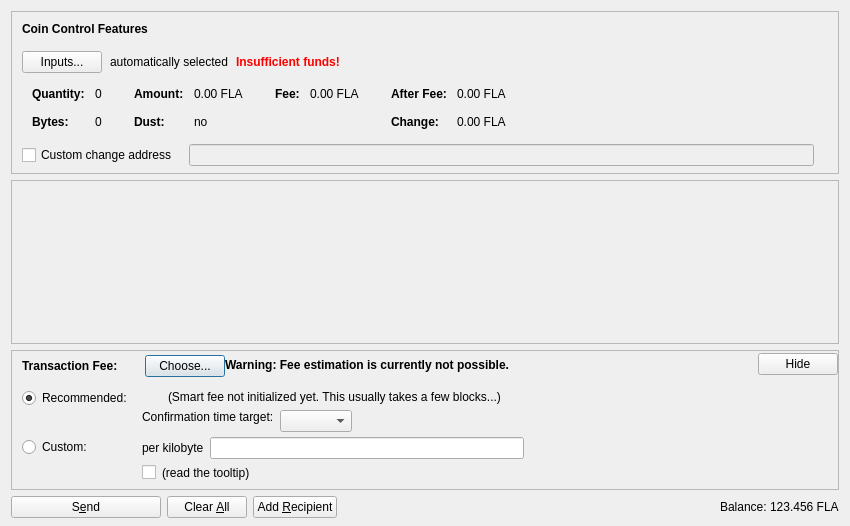
<?xml version="1.0" encoding="UTF-8"?>
<ui version="4.0">
 <class>SendCoinsDialog</class>
 <widget class="QDialog" name="SendCoinsDialog">
  <property name="geometry">
   <rect>
    <x>0</x>
    <y>0</y>
    <width>850</width>
    <height>526</height>
   </rect>
  </property>
  <property name="windowTitle">
   <string>Send Coins</string>
  </property>
  <layout class="QVBoxLayout" name="verticalLayout" stretch="0,1,0,0">
   <property name="bottomMargin">
    <number>8</number>
   </property>
   <item>
    <widget class="QFrame" name="frameCoinControl">
     <property name="sizePolicy">
      <sizepolicy hsizetype="Expanding" vsizetype="Expanding">
       <horstretch>0</horstretch>
       <verstretch>0</verstretch>
      </sizepolicy>
     </property>
     <property name="maximumSize">
      <size>
       <width>16777215</width>
       <height>16777215</height>
      </size>
     </property>
     <property name="frameShape">
      <enum>QFrame::StyledPanel</enum>
     </property>
     <property name="frameShadow">
      <enum>QFrame::Sunken</enum>
     </property>
     <layout class="QVBoxLayout" name="verticalLayoutCoinControl2">
      <property name="spacing">
       <number>0</number>
      </property>
      <property name="leftMargin">
       <number>0</number>
      </property>
      <property name="topMargin">
       <number>0</number>
      </property>
      <property name="rightMargin">
       <number>0</number>
      </property>
      <property name="bottomMargin">
       <number>6</number>
      </property>
      <item>
       <layout class="QVBoxLayout" name="verticalLayoutCoinControl" stretch="0,0,0,0,1">
        <property name="spacing">
         <number>0</number>
        </property>
        <property name="leftMargin">
         <number>10</number>
        </property>
        <property name="topMargin">
         <number>10</number>
        </property>
        <item>
         <layout class="QHBoxLayout" name="horizontalLayoutCoinControl1">
          <property name="bottomMargin">
           <number>15</number>
          </property>
          <item>
           <widget class="QLabel" name="labelCoinControlFeatures">
            <property name="sizePolicy">
             <sizepolicy hsizetype="Preferred" vsizetype="Maximum">
              <horstretch>0</horstretch>
              <verstretch>0</verstretch>
             </sizepolicy>
            </property>
            <property name="font">
             <font>
              <weight>75</weight>
              <bold>true</bold>
             </font>
            </property>
            <property name="styleSheet">
             <string notr="true">font-weight:bold;</string>
            </property>
            <property name="text">
             <string>Coin Control Features</string>
            </property>
           </widget>
          </item>
         </layout>
        </item>
        <item>
         <layout class="QHBoxLayout" name="horizontalLayoutCoinControl2" stretch="0,0,0,0">
          <property name="spacing">
           <number>8</number>
          </property>
          <property name="bottomMargin">
           <number>10</number>
          </property>
          <item>
           <widget class="QPushButton" name="pushButtonCoinControl">
            <property name="styleSheet">
             <string notr="true"/>
            </property>
            <property name="text">
             <string>Inputs...</string>
            </property>
            <property name="autoDefault">
             <bool>false</bool>
            </property>
           </widget>
          </item>
          <item>
           <widget class="QLabel" name="labelCoinControlAutomaticallySelected">
            <property name="text">
             <string>automatically selected</string>
            </property>
            <property name="margin">
             <number>5</number>
            </property>
           </widget>
          </item>
          <item>
           <widget class="QLabel" name="labelCoinControlInsuffFunds">
            <property name="font">
             <font>
              <weight>75</weight>
              <bold>true</bold>
             </font>
            </property>
            <property name="styleSheet">
             <string notr="true">color:red;font-weight:bold;</string>
            </property>
            <property name="text">
             <string>Insufficient funds!</string>
            </property>
            <property name="margin">
             <number>5</number>
            </property>
           </widget>
          </item>
          <item>
           <spacer name="horizontalSpacerCoinControl">
            <property name="orientation">
             <enum>Qt::Horizontal</enum>
            </property>
            <property name="sizeHint" stdset="0">
             <size>
              <width>40</width>
              <height>1</height>
             </size>
            </property>
           </spacer>
          </item>
         </layout>
        </item>
        <item>
         <widget class="QWidget" name="widgetCoinControl" native="true">
          <property name="sizePolicy">
           <sizepolicy hsizetype="Preferred" vsizetype="Preferred">
            <horstretch>0</horstretch>
            <verstretch>0</verstretch>
           </sizepolicy>
          </property>
          <property name="minimumSize">
           <size>
            <width>0</width>
            <height>0</height>
           </size>
          </property>
          <property name="styleSheet">
           <string notr="true"/>
          </property>
          <layout class="QHBoxLayout" name="horizontalLayoutCoinControl5">
           <property name="leftMargin">
            <number>0</number>
           </property>
           <property name="topMargin">
            <number>0</number>
           </property>
           <property name="rightMargin">
            <number>0</number>
           </property>
           <property name="bottomMargin">
            <number>0</number>
           </property>
           <item>
            <layout class="QHBoxLayout" name="horizontalLayoutCoinControl3" stretch="0,0,0,1">
             <property name="spacing">
              <number>20</number>
             </property>
             <property name="topMargin">
              <number>0</number>
             </property>
             <property name="bottomMargin">
              <number>10</number>
             </property>
             <item>
              <layout class="QFormLayout" name="formLayoutCoinControl1">
               <property name="horizontalSpacing">
                <number>10</number>
               </property>
               <property name="verticalSpacing">
                <number>14</number>
               </property>
               <property name="leftMargin">
                <number>10</number>
               </property>
               <property name="topMargin">
                <number>4</number>
               </property>
               <property name="rightMargin">
                <number>6</number>
               </property>
               <item row="0" column="0">
                <widget class="QLabel" name="labelCoinControlQuantityText">
                 <property name="font">
                  <font>
                   <weight>75</weight>
                   <bold>true</bold>
                  </font>
                 </property>
                 <property name="text">
                  <string>Quantity:</string>
                 </property>
                 <property name="margin">
                  <number>0</number>
                 </property>
                </widget>
               </item>
               <item row="0" column="1">
                <widget class="QLabel" name="labelCoinControlQuantity">
                 <property name="cursor">
                  <cursorShape>IBeamCursor</cursorShape>
                 </property>
                 <property name="contextMenuPolicy">
                  <enum>Qt::ActionsContextMenu</enum>
                 </property>
                 <property name="text">
                  <string notr="true">0</string>
                 </property>
                 <property name="margin">
                  <number>0</number>
                 </property>
                 <property name="textInteractionFlags">
                  <set>Qt::LinksAccessibleByMouse|Qt::TextSelectableByKeyboard|Qt::TextSelectableByMouse</set>
                 </property>
                </widget>
               </item>
               <item row="1" column="0">
                <widget class="QLabel" name="labelCoinControlBytesText">
                 <property name="font">
                  <font>
                   <weight>75</weight>
                   <bold>true</bold>
                  </font>
                 </property>
                 <property name="text">
                  <string>Bytes:</string>
                 </property>
                </widget>
               </item>
               <item row="1" column="1">
                <widget class="QLabel" name="labelCoinControlBytes">
                 <property name="cursor">
                  <cursorShape>IBeamCursor</cursorShape>
                 </property>
                 <property name="contextMenuPolicy">
                  <enum>Qt::ActionsContextMenu</enum>
                 </property>
                 <property name="text">
                  <string notr="true">0</string>
                 </property>
                 <property name="textInteractionFlags">
                  <set>Qt::LinksAccessibleByMouse|Qt::TextSelectableByKeyboard|Qt::TextSelectableByMouse</set>
                 </property>
                </widget>
               </item>
              </layout>
             </item>
             <item>
              <layout class="QFormLayout" name="formLayoutCoinControl2">
               <property name="horizontalSpacing">
                <number>10</number>
               </property>
               <property name="verticalSpacing">
                <number>14</number>
               </property>
               <property name="leftMargin">
                <number>6</number>
               </property>
               <property name="topMargin">
                <number>4</number>
               </property>
               <property name="rightMargin">
                <number>6</number>
               </property>
               <item row="0" column="0">
                <widget class="QLabel" name="labelCoinControlAmountText">
                 <property name="font">
                  <font>
                   <weight>75</weight>
                   <bold>true</bold>
                  </font>
                 </property>
                 <property name="text">
                  <string>Amount:</string>
                 </property>
                 <property name="margin">
                  <number>0</number>
                 </property>
                </widget>
               </item>
               <item row="0" column="1">
                <widget class="QLabel" name="labelCoinControlAmount">
                 <property name="cursor">
                  <cursorShape>IBeamCursor</cursorShape>
                 </property>
                 <property name="contextMenuPolicy">
                  <enum>Qt::ActionsContextMenu</enum>
                 </property>
                 <property name="text">
                  <string notr="true">0.00 FLA</string>
                 </property>
                 <property name="textInteractionFlags">
                  <set>Qt::LinksAccessibleByMouse|Qt::TextSelectableByKeyboard|Qt::TextSelectableByMouse</set>
                 </property>
                </widget>
               </item>
               <item row="1" column="0">
                <widget class="QLabel" name="labelCoinControlLowOutputText">
                 <property name="font">
                  <font>
                   <weight>75</weight>
                   <bold>true</bold>
                  </font>
                 </property>
                 <property name="text">
                  <string>Dust:</string>
                 </property>
                </widget>
               </item>
               <item row="1" column="1">
                <widget class="QLabel" name="labelCoinControlLowOutput">
                 <property name="cursor">
                  <cursorShape>IBeamCursor</cursorShape>
                 </property>
                 <property name="contextMenuPolicy">
                  <enum>Qt::ActionsContextMenu</enum>
                 </property>
                 <property name="text">
                  <string notr="true">no</string>
                 </property>
                 <property name="textInteractionFlags">
                  <set>Qt::LinksAccessibleByMouse|Qt::TextSelectableByKeyboard|Qt::TextSelectableByMouse</set>
                 </property>
                </widget>
               </item>
              </layout>
             </item>
             <item>
              <layout class="QFormLayout" name="formLayoutCoinControl3">
               <property name="horizontalSpacing">
                <number>10</number>
               </property>
               <property name="verticalSpacing">
                <number>14</number>
               </property>
               <property name="leftMargin">
                <number>6</number>
               </property>
               <property name="topMargin">
                <number>4</number>
               </property>
               <property name="rightMargin">
                <number>6</number>
               </property>
               <item row="0" column="0">
                <widget class="QLabel" name="labelCoinControlFeeText">
                 <property name="font">
                  <font>
                   <weight>75</weight>
                   <bold>true</bold>
                  </font>
                 </property>
                 <property name="text">
                  <string>Fee:</string>
                 </property>
                 <property name="margin">
                  <number>0</number>
                 </property>
                </widget>
               </item>
               <item row="0" column="1">
                <widget class="QLabel" name="labelCoinControlFee">
                 <property name="cursor">
                  <cursorShape>IBeamCursor</cursorShape>
                 </property>
                 <property name="contextMenuPolicy">
                  <enum>Qt::ActionsContextMenu</enum>
                 </property>
                 <property name="text">
                  <string notr="true">0.00 FLA</string>
                 </property>
                 <property name="textInteractionFlags">
                  <set>Qt::LinksAccessibleByMouse|Qt::TextSelectableByKeyboard|Qt::TextSelectableByMouse</set>
                 </property>
                </widget>
               </item>
              </layout>
             </item>
             <item>
              <layout class="QFormLayout" name="formLayoutCoinControl4">
               <property name="horizontalSpacing">
                <number>10</number>
               </property>
               <property name="verticalSpacing">
                <number>14</number>
               </property>
               <property name="leftMargin">
                <number>6</number>
               </property>
               <property name="topMargin">
                <number>4</number>
               </property>
               <property name="rightMargin">
                <number>6</number>
               </property>
               <item row="0" column="0">
                <widget class="QLabel" name="labelCoinControlAfterFeeText">
                 <property name="font">
                  <font>
                   <weight>75</weight>
                   <bold>true</bold>
                  </font>
                 </property>
                 <property name="text">
                  <string>After Fee:</string>
                 </property>
                 <property name="margin">
                  <number>0</number>
                 </property>
                </widget>
               </item>
               <item row="0" column="1">
                <widget class="QLabel" name="labelCoinControlAfterFee">
                 <property name="cursor">
                  <cursorShape>IBeamCursor</cursorShape>
                 </property>
                 <property name="contextMenuPolicy">
                  <enum>Qt::ActionsContextMenu</enum>
                 </property>
                 <property name="text">
                  <string notr="true">0.00 FLA</string>
                 </property>
                 <property name="textInteractionFlags">
                  <set>Qt::LinksAccessibleByMouse|Qt::TextSelectableByKeyboard|Qt::TextSelectableByMouse</set>
                 </property>
                </widget>
               </item>
               <item row="1" column="0">
                <widget class="QLabel" name="labelCoinControlChangeText">
                 <property name="font">
                  <font>
                   <weight>75</weight>
                   <bold>true</bold>
                  </font>
                 </property>
                 <property name="text">
                  <string>Change:</string>
                 </property>
                </widget>
               </item>
               <item row="1" column="1">
                <widget class="QLabel" name="labelCoinControlChange">
                 <property name="cursor">
                  <cursorShape>IBeamCursor</cursorShape>
                 </property>
                 <property name="contextMenuPolicy">
                  <enum>Qt::ActionsContextMenu</enum>
                 </property>
                 <property name="text">
                  <string notr="true">0.00 FLA</string>
                 </property>
                 <property name="textInteractionFlags">
                  <set>Qt::LinksAccessibleByMouse|Qt::TextSelectableByKeyboard|Qt::TextSelectableByMouse</set>
                 </property>
                </widget>
               </item>
              </layout>
             </item>
            </layout>
           </item>
          </layout>
         </widget>
        </item>
        <item>
         <layout class="QHBoxLayout" name="horizontalLayoutCoinControl4" stretch="0,0,0">
          <property name="spacing">
           <number>12</number>
          </property>
          <property name="sizeConstraint">
           <enum>QLayout::SetDefaultConstraint</enum>
          </property>
          <property name="topMargin">
           <number>5</number>
          </property>
          <property name="rightMargin">
           <number>5</number>
          </property>
          <item>
           <widget class="QCheckBox" name="checkBoxCoinControlChange">
            <property name="toolTip">
             <string>If this is activated, but the change address is empty or invalid, change will be sent to a newly generated address.</string>
            </property>
            <property name="text">
             <string>Custom change address</string>
            </property>
           </widget>
          </item>
          <item>
           <widget class="QValidatedLineEdit" name="lineEditCoinControlChange">
            <property name="enabled">
             <bool>false</bool>
            </property>
            <property name="sizePolicy">
             <sizepolicy hsizetype="Expanding" vsizetype="Fixed">
              <horstretch>0</horstretch>
              <verstretch>0</verstretch>
             </sizepolicy>
            </property>
           </widget>
          </item>
          <item>
           <widget class="QLabel" name="labelCoinControlChangeLabel">
            <property name="sizePolicy">
             <sizepolicy hsizetype="Preferred" vsizetype="Expanding">
              <horstretch>0</horstretch>
              <verstretch>0</verstretch>
             </sizepolicy>
            </property>
            <property name="minimumSize">
             <size>
              <width>0</width>
              <height>0</height>
             </size>
            </property>
            <property name="text">
             <string/>
            </property>
            <property name="margin">
             <number>3</number>
            </property>
           </widget>
          </item>
         </layout>
        </item>
        <item>
         <spacer name="verticalSpacerCoinControl">
          <property name="orientation">
           <enum>Qt::Vertical</enum>
          </property>
          <property name="sizeHint" stdset="0">
           <size>
            <width>800</width>
            <height>1</height>
           </size>
          </property>
         </spacer>
        </item>
       </layout>
      </item>
     </layout>
    </widget>
   </item>
   <item>
    <widget class="QScrollArea" name="scrollArea">
     <property name="widgetResizable">
      <bool>true</bool>
     </property>
     <widget class="QWidget" name="scrollAreaWidgetContents">
      <property name="geometry">
       <rect>
        <x>0</x>
        <y>0</y>
        <width>830</width>
        <height>104</height>
       </rect>
      </property>
      <layout class="QVBoxLayout" name="verticalLayout_2" stretch="0,1">
       <property name="leftMargin">
        <number>0</number>
       </property>
       <property name="topMargin">
        <number>0</number>
       </property>
       <property name="rightMargin">
        <number>0</number>
       </property>
       <property name="bottomMargin">
        <number>0</number>
       </property>
       <item>
        <layout class="QVBoxLayout" name="entries">
         <property name="spacing">
          <number>6</number>
         </property>
        </layout>
       </item>
       <item>
        <spacer name="verticalSpacer">
         <property name="orientation">
          <enum>Qt::Vertical</enum>
         </property>
         <property name="sizeHint" stdset="0">
          <size>
           <width>20</width>
           <height>40</height>
          </size>
         </property>
        </spacer>
       </item>
      </layout>
     </widget>
    </widget>
   </item>
   <item>
    <widget class="QFrame" name="frameFee">
     <property name="sizePolicy">
      <sizepolicy hsizetype="Expanding" vsizetype="Expanding">
       <horstretch>0</horstretch>
       <verstretch>0</verstretch>
      </sizepolicy>
     </property>
     <property name="maximumSize">
      <size>
       <width>16777215</width>
       <height>16777215</height>
      </size>
     </property>
     <property name="frameShape">
      <enum>QFrame::StyledPanel</enum>
     </property>
     <property name="frameShadow">
      <enum>QFrame::Sunken</enum>
     </property>
     <layout class="QVBoxLayout" name="verticalLayoutFee1">
      <property name="spacing">
       <number>0</number>
      </property>
      <property name="leftMargin">
       <number>0</number>
      </property>
      <property name="topMargin">
       <number>0</number>
      </property>
      <property name="rightMargin">
       <number>0</number>
      </property>
      <property name="bottomMargin">
       <number>0</number>
      </property>
      <item>
       <layout class="QVBoxLayout" name="verticalLayoutFee2" stretch="0,0,0">
        <property name="spacing">
         <number>0</number>
        </property>
        <property name="leftMargin">
         <number>10</number>
        </property>
        <property name="topMargin">
         <number>0</number>
        </property>
        <item>
         <layout class="QHBoxLayout" name="horizontalLayoutFee1">
          <property name="bottomMargin">
           <number>0</number>
          </property>
          <item>
           <layout class="QVBoxLayout" name="verticalLayoutFee7">
            <property name="spacing">
             <number>0</number>
            </property>
            <item>
             <spacer name="verticalSpacerSmartFee">
              <property name="orientation">
               <enum>Qt::Vertical</enum>
              </property>
              <property name="sizeType">
               <enum>QSizePolicy::Fixed</enum>
              </property>
              <property name="sizeHint" stdset="0">
               <size>
                <width>1</width>
                <height>4</height>
               </size>
              </property>
             </spacer>
            </item>
            <item>
             <layout class="QHBoxLayout" name="horizontalLayoutSmartFee">
              <property name="spacing">
               <number>10</number>
              </property>
              <item>
               <widget class="QLabel" name="labelFeeHeadline">
                <property name="sizePolicy">
                 <sizepolicy hsizetype="Preferred" vsizetype="Maximum">
                  <horstretch>0</horstretch>
                  <verstretch>0</verstretch>
                 </sizepolicy>
                </property>
                <property name="font">
                 <font>
                  <weight>75</weight>
                  <bold>true</bold>
                 </font>
                </property>
                <property name="styleSheet">
                 <string notr="true">font-weight:bold;</string>
                </property>
                <property name="text">
                 <string>Transaction Fee:</string>
                </property>
               </widget>
              </item>
              <item>
               <widget class="QLabel" name="labelFeeMinimized">
                <property name="text">
                 <string/>
                </property>
               </widget>
              </item>
              <item>
               <widget class="QPushButton" name="buttonChooseFee">
                <property name="text">
                 <string>Choose...</string>
                </property>
               </widget>
              </item>
             </layout>
            </item>
            <item>
             <spacer name="verticalSpacer_5">
              <property name="orientation">
               <enum>Qt::Vertical</enum>
              </property>
              <property name="sizeHint" stdset="0">
               <size>
                <width>1</width>
                <height>1</height>
               </size>
              </property>
             </spacer>
            </item>
           </layout>
          </item>
          <item>
           <widget class="QLabel" name="fallbackFeeWarningLabel">
            <property name="toolTip">
             <string>Using the fallbackfee can result in sending a transaction that will take several hours or days (or never) to confirm. Consider choosing your fee manually or wait until you have validated the complete chain.</string>
            </property>
            <property name="font">
            <font>
                <weight>75</weight>
                <bold>true</bold>
            </font>
            </property>
            <property name="text">
             <string>Warning: Fee estimation is currently not possible.</string>
            </property>
            <property name="wordWrap">
             <bool>false</bool>
            </property>
           </widget>
          </item>
          <item>
           <spacer name="horizontalSpacer_4">
            <property name="orientation">
             <enum>Qt::Horizontal</enum>
            </property>
            <property name="sizeType">
             <enum>QSizePolicy::MinimumExpanding</enum>
            </property>
            <property name="sizeHint" stdset="0">
             <size>
              <width>40</width>
              <height>20</height>
             </size>
            </property>
           </spacer>
          </item>
          <item>
           <widget class="QPushButton" name="buttonMinimizeFee">
            <property name="toolTip">
             <string>collapse fee-settings</string>
            </property>
            <property name="text">
             <string>Hide</string>
            </property>
           </widget>
          </item>
         </layout>
        </item>
        <item>
         <widget class="QFrame" name="frameFeeSelection">
          <layout class="QVBoxLayout" name="verticalLayoutFee12">
           <property name="spacing">
            <number>0</number>
           </property>
           <property name="leftMargin">
            <number>0</number>
           </property>
           <property name="topMargin">
            <number>0</number>
           </property>
           <property name="rightMargin">
            <number>0</number>
           </property>
           <property name="bottomMargin">
            <number>0</number>
           </property>
           <item>
            <layout class="QGridLayout" name="gridLayoutFee">
             <property name="topMargin">
              <number>10</number>
             </property>
             <property name="bottomMargin">
              <number>4</number>
             </property>
             <property name="horizontalSpacing">
              <number>10</number>
             </property>
             <property name="verticalSpacing">
              <number>4</number>
             </property>
             <item row="1" column="1">
              <layout class="QVBoxLayout" name="verticalLayoutFee8">
               <property name="spacing">
                <number>6</number>
               </property>
               <item>
                <layout class="QHBoxLayout" name="horizontalLayoutFee13">
                 <item>
                  <widget class="QLabel" name="labelCustomPerKilobyte">
                   <property name="toolTip">
                    <string>If the custom fee is set to 1000 satoshis and the transaction is only 250 bytes, then &quot;per kilobyte&quot; only pays 250 satoshis in fee, while &quot;total at least&quot; pays 1000 satoshis. For transactions bigger than a kilobyte both pay by kilobyte.</string>
                   </property>
                   <property name="text">
                    <string>per kilobyte</string>
                   </property>
                  </widget>
                 </item>
                 <item>
                  <widget class="BitcoinAmountField" name="customFee"/>
                 </item>
                 <item>
                  <spacer name="horizontalSpacer_6">
                   <property name="orientation">
                    <enum>Qt::Horizontal</enum>
                   </property>
                   <property name="sizeHint" stdset="0">
                    <size>
                     <width>1</width>
                     <height>1</height>
                    </size>
                   </property>
                  </spacer>
                 </item>
                </layout>
               </item>
               <item>
                <layout class="QHBoxLayout" name="horizontalLayoutFee8">
                 <item>
                  <widget class="QCheckBox" name="checkBoxMinimumFee">
                   <property name="toolTip">
                    <string>Paying only the minimum fee is just fine as long as there is less transaction volume than space in the blocks. But be aware that this can end up in a never confirming transaction once there is more demand for flamecoin transactions than the network can process.</string>
                   </property>
                   <property name="text">
                    <string/>
                   </property>
                  </widget>
                 </item>
                 <item>
                  <widget class="QLabel" name="labelMinFeeWarning">
                   <property name="enabled">
                    <bool>true</bool>
                   </property>
                   <property name="toolTip">
                    <string>Paying only the minimum fee is just fine as long as there is less transaction volume than space in the blocks. But be aware that this can end up in a never confirming transaction once there is more demand for flamecoin transactions than the network can process.</string>
                   </property>
                   <property name="text">
                    <string>(read the tooltip)</string>
                   </property>
                   <property name="margin">
                    <number>5</number>
                   </property>
                  </widget>
                 </item>
                 <item>
                  <spacer name="horizontalSpacer_2">
                   <property name="orientation">
                    <enum>Qt::Horizontal</enum>
                   </property>
                   <property name="sizeHint" stdset="0">
                    <size>
                     <width>1</width>
                     <height>1</height>
                    </size>
                   </property>
                  </spacer>
                 </item>
                </layout>
               </item>
              </layout>
             </item>
             <item row="0" column="0">
              <layout class="QVBoxLayout" name="verticalLayoutFee4" stretch="0,1">
               <item>
                <widget class="QRadioButton" name="radioSmartFee">
                 <property name="text">
                  <string>Recommended:</string>
                 </property>
                 <property name="checked">
                  <bool>true</bool>
                 </property>
                 <attribute name="buttonGroup">
                  <string notr="true">groupFee</string>
                 </attribute>
                </widget>
               </item>
               <item>
                <spacer name="verticalSpacer_2">
                 <property name="orientation">
                  <enum>Qt::Vertical</enum>
                 </property>
                 <property name="sizeHint" stdset="0">
                  <size>
                   <width>1</width>
                   <height>1</height>
                  </size>
                 </property>
                </spacer>
               </item>
              </layout>
             </item>
             <item row="1" column="0">
              <layout class="QVBoxLayout" name="verticalLayoutFee9" stretch="0,1">
               <item>
                <widget class="QRadioButton" name="radioCustomFee">
                 <property name="text">
                  <string>Custom:</string>
                 </property>
                 <attribute name="buttonGroup">
                  <string notr="true">groupFee</string>
                 </attribute>
                </widget>
               </item>
               <item>
                <spacer name="verticalSpacer_6">
                 <property name="orientation">
                  <enum>Qt::Vertical</enum>
                 </property>
                 <property name="sizeHint" stdset="0">
                  <size>
                   <width>1</width>
                   <height>1</height>
                  </size>
                 </property>
                </spacer>
               </item>
              </layout>
             </item>
             <item row="0" column="1">
              <layout class="QVBoxLayout" name="verticalLayoutFee3" stretch="0,0,1">
               <property name="spacing">
                <number>6</number>
               </property>
               <property name="topMargin">
                <number>2</number>
               </property>
               <item>
                <layout class="QHBoxLayout" name="horizontalLayoutFee12">
                 <item>
                  <widget class="QLabel" name="labelSmartFee">
                   <property name="text">
                    <string/>
                   </property>
                   <property name="margin">
                    <number>2</number>
                   </property>
                  </widget>
                 </item>
                 <item>
                  <widget class="QLabel" name="labelFeeEstimation">
                   <property name="text">
                    <string/>
                   </property>
                  </widget>
                 </item>
                 <item>
                  <widget class="QLabel" name="labelSmartFee2">
                   <property name="text">
                    <string>(Smart fee not initialized yet. This usually takes a few blocks...)</string>
                   </property>
                   <property name="margin">
                    <number>2</number>
                   </property>
                  </widget>
                 </item>
                 <item>
                  <spacer name="horizontalSpacer_5">
                   <property name="orientation">
                    <enum>Qt::Horizontal</enum>
                   </property>
                   <property name="sizeHint" stdset="0">
                    <size>
                     <width>1</width>
                     <height>1</height>
                    </size>
                   </property>
                  </spacer>
                 </item>
                </layout>
               </item>
               <item>
                <layout class="QHBoxLayout" name="horizontalLayoutFee9">
                 <item>
                  <layout class="QVBoxLayout" name="verticalLayoutFee6">
                   <item>
                    <widget class="QLabel" name="labelSmartFee3">
                     <property name="text">
                      <string>Confirmation time target:</string>
                     </property>
                     <property name="margin">
                      <number>2</number>
                     </property>
                    </widget>
                   </item>
                   <item>
                    <spacer name="verticalSpacer_3">
                     <property name="orientation">
                      <enum>Qt::Vertical</enum>
                     </property>
                     <property name="sizeHint" stdset="0">
                      <size>
                       <width>1</width>
                       <height>1</height>
                      </size>
                     </property>
                    </spacer>
                   </item>
                  </layout>
                 </item>
                 <item>
                  <layout class="QVBoxLayout" name="verticalLayoutFee5">
                   <property name="rightMargin">
                    <number>30</number>
                   </property>
                   <item>
                    <layout class="QHBoxLayout" name="horizontalLayoutConfTarget">
                     <property name="bottomMargin">
                      <number>0</number>
                     </property>
                     <item>
                      <widget class="QComboBox" name="confTargetSelector"/>
                     </item>
                     <item>
                      <spacer name="horizontalSpacerConfTarget">
                       <property name="orientation">
                        <enum>Qt::Horizontal</enum>
                       </property>
                       <property name="sizeHint" stdset="0">
                        <size>
                         <width>40</width>
                         <height>20</height>
                        </size>
                       </property>
                      </spacer>
                     </item>
                    </layout>
                   </item>
                  </layout>
                 </item>
                </layout>
               </item>
               <item>
                <spacer name="verticalSpacer_4">
                 <property name="orientation">
                  <enum>Qt::Vertical</enum>
                 </property>
                 <property name="sizeHint" stdset="0">
                  <size>
                   <width>1</width>
                   <height>1</height>
                  </size>
                 </property>
                </spacer>
               </item>
              </layout>
             </item>
            </layout>
           </item>
          </layout>
         </widget>
        </item>
        <item>
         <spacer name="verticalSpacerFee">
          <property name="orientation">
           <enum>Qt::Vertical</enum>
          </property>
          <property name="sizeHint" stdset="0">
           <size>
            <width>40</width>
            <height>5</height>
           </size>
          </property>
         </spacer>
        </item>
       </layout>
      </item>
     </layout>
    </widget>
   </item>
   <item>
    <layout class="QHBoxLayout" name="horizontalLayout">
     <item>
      <widget class="QPushButton" name="sendButton">
       <property name="minimumSize">
        <size>
         <width>150</width>
         <height>0</height>
        </size>
       </property>
       <property name="toolTip">
        <string>Confirm the send action</string>
       </property>
       <property name="text">
        <string>S&amp;end</string>
       </property>
       <property name="icon">
        <iconset resource="../bitcoin.qrc">
         <normaloff>:/icons/send</normaloff>:/icons/send</iconset>
       </property>
       <property name="autoDefault">
        <bool>false</bool>
       </property>
       <property name="default">
        <bool>false</bool>
       </property>
      </widget>
     </item>
     <item>
      <widget class="QPushButton" name="clearButton">
       <property name="sizePolicy">
        <sizepolicy hsizetype="Minimum" vsizetype="Fixed">
         <horstretch>0</horstretch>
         <verstretch>0</verstretch>
        </sizepolicy>
       </property>
       <property name="toolTip">
        <string>Clear all fields of the form.</string>
       </property>
       <property name="text">
        <string>Clear &amp;All</string>
       </property>
       <property name="icon">
        <iconset resource="../bitcoin.qrc">
         <normaloff>:/icons/remove</normaloff>:/icons/remove</iconset>
       </property>
       <property name="autoDefault">
        <bool>false</bool>
       </property>
      </widget>
     </item>
     <item>
      <widget class="QPushButton" name="addButton">
       <property name="toolTip">
        <string>Send to multiple recipients at once</string>
       </property>
       <property name="text">
        <string>Add &amp;Recipient</string>
       </property>
       <property name="icon">
        <iconset resource="../bitcoin.qrc">
         <normaloff>:/icons/add</normaloff>:/icons/add</iconset>
       </property>
       <property name="autoDefault">
        <bool>false</bool>
       </property>
      </widget>
     </item>
     <item>
      <spacer name="horizontalSpacer">
       <property name="orientation">
        <enum>Qt::Horizontal</enum>
       </property>
       <property name="sizeHint" stdset="0">
        <size>
         <width>40</width>
         <height>20</height>
        </size>
       </property>
      </spacer>
     </item>
     <item>
      <layout class="QHBoxLayout" name="horizontalLayout_2">
       <property name="spacing">
        <number>3</number>
       </property>
       <item>
        <widget class="QLabel" name="label">
         <property name="sizePolicy">
          <sizepolicy hsizetype="Preferred" vsizetype="Fixed">
           <horstretch>0</horstretch>
           <verstretch>0</verstretch>
          </sizepolicy>
         </property>
         <property name="text">
          <string>Balance:</string>
         </property>
        </widget>
       </item>
       <item>
        <widget class="QLabel" name="labelBalance">
         <property name="sizePolicy">
          <sizepolicy hsizetype="Preferred" vsizetype="Fixed">
           <horstretch>0</horstretch>
           <verstretch>0</verstretch>
          </sizepolicy>
         </property>
         <property name="cursor">
          <cursorShape>IBeamCursor</cursorShape>
         </property>
         <property name="text">
          <string notr="true">123.456 FLA</string>
         </property>
         <property name="textInteractionFlags">
          <set>Qt::LinksAccessibleByMouse|Qt::TextSelectableByKeyboard|Qt::TextSelectableByMouse</set>
         </property>
        </widget>
       </item>
      </layout>
     </item>
    </layout>
   </item>
  </layout>
 </widget>
 <customwidgets>
  <customwidget>
   <class>QValidatedLineEdit</class>
   <extends>QLineEdit</extends>
   <header>qvalidatedlineedit.h</header>
  </customwidget>
  <customwidget>
   <class>BitcoinAmountField</class>
   <extends>QLineEdit</extends>
   <header>bitcoinamountfield.h</header>
   <container>1</container>
  </customwidget>
 </customwidgets>
 <resources>
  <include location="../bitcoin.qrc"/>
 </resources>
 <connections/>
 <buttongroups>
  <buttongroup name="groupFee"/>
 </buttongroups>
</ui>
